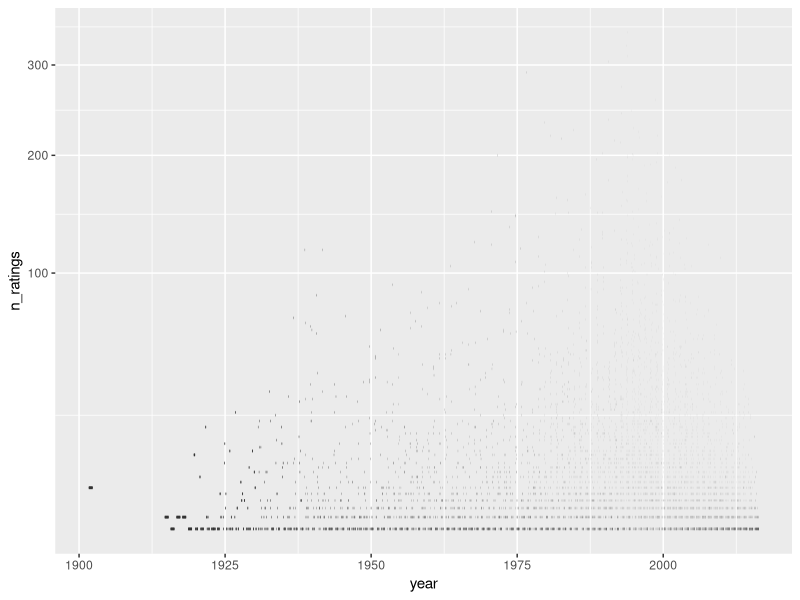

Write R code to recreate this figure.
library(tidyverse)
library(lubridate)
library(dslabs)
data("movielens")


# q1
head(movielens)
p <- movielens %>%
  group_by(movieId, year) %>%
  summarize(n_ratings = n())
head(p)

p %>%
  ggplot(aes(year, n_ratings, group=movieId)) +
  geom_boxplot() +
  scale_y_continuous(trans = "sqrt")

q <- p %>%
  ungroup() %>%
  group_by(year) %>%
  summarize(md = median(n_ratings))
head(q)
max(q$md)
q[which.max(q$md),]


# q2
movies <- movielens %>%
  select(movieId, title) %>%
  distinct()

tab1 <- movielens %>%
  filter(year >= 1993) %>%
  mutate(qtd_yr=2018-year) %>%
  group_by(movieId) %>%
  summarize(avg_rating_per_yr=mean(n()/qtd_yr)) %>%
  arrange(desc(avg_rating_per_yr)) %>%
  top_n(n=25)

left_join(tab1, movies) %>%
  filter(title == "Forrest Gump")

tab2 <- movielens %>%
  filter(year >= 1993)

tab2 %>%
  filter(title == "Shawshank Redemption, The") %>%
  head()
